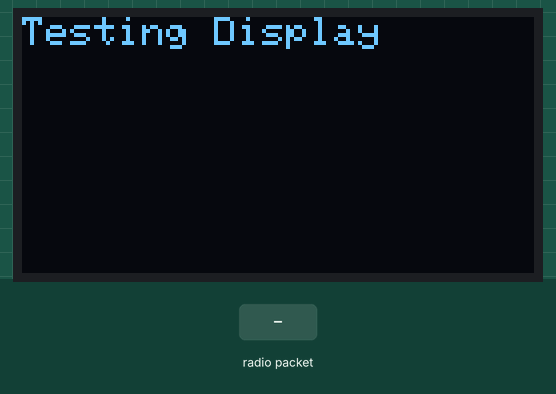
Recording of a sketch running on a simulated Arduino Uno, built for the host (arithmetic inside an expression is 32-bit, double 64-bit). Parts: 128×64 one-colour display. The inputs (shaded band) are chosen by the test bench. No radio packets arrive unless stated; what the sketch prints to the serial monitor is not drawn.

Above: at 6.3 s.
6.4 s: radio packet "1" arrives
At 7.1 s:
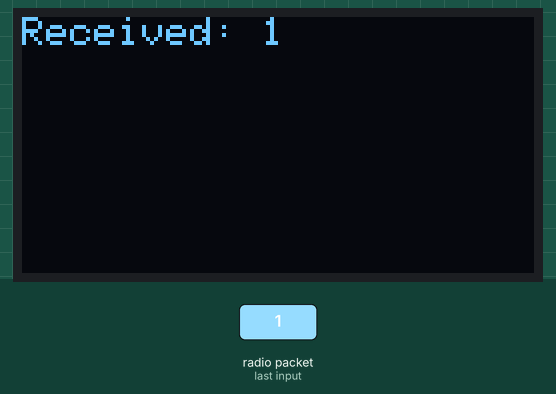
Timing chart, 0 to 9.4 s (numbered marks = the images above; inputs shaded):
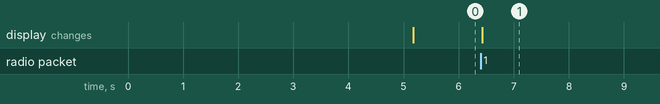

Measured:
- after the input at 6.4 s, the display: changes at once (image 1)

The sketch:

board2.ino
```cpp
#include <SPI.h>
#include <LoRa.h>
#include <Wire.h>
#include <Adafruit_GFX.h>
#include <Adafruit_SSD1306.h>

#define SS 18
#define RST 23
#define DIO0 26
#define SCK 5
#define MISO 19
#define MOSI 27

#define SCREEN_WIDTH 128
#define SCREEN_HEIGHT 64
#define OLED_RESET -1

Adafruit_SSD1306 display(SCREEN_WIDTH, SCREEN_HEIGHT, &Wire, OLED_RESET);

void setup() {
  Serial.begin(9600);

  LoRa.setPins(SS, RST, DIO0);
  SPI.begin(SCK, MISO, MOSI,SS);

  pinMode(18, OUTPUT);
  digitalWrite(18, LOW);
  delay(100);
  digitalWrite(18, HIGH);

  if(!LoRa.begin(915000000)){
    Serial.println("LoRa init failed");
    while(1);
  }
  delay(5000);

  Serial.println("LoRa Transmitter Ready");

  if(!display.begin(SSD1306_SWITCHCAPVCC, 0x3C)){
    Serial.println("OLED initialization failed!");
    while(1);
  }

  display.clearDisplay();
  display.setTextSize(1);
  display.setTextColor(WHITE);
  display.setCursor(0, 0);
  display.println("Testing Display");
  display.display();
}

void loop() {
  int packetSize = LoRa.parsePacket();

  if(packetSize){
    display.clearDisplay();
    display.setCursor(0, 0);
    display.print("Received: ");
    while(LoRa.available()){
      display.print((char)LoRa.read());
    }
    display.display();
    delay(5000);
  }
}
```
